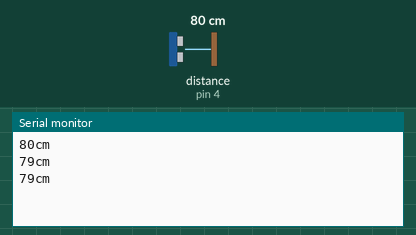
The sketch below on a simulated Arduino Mega 2560, built with avr-gcc and run on an emulated ATmega2560. Parts: the last lines printed to the serial monitor. Wiring (inferred from the names in the program): ultrasonic range finder: trigger pin 4; echo pin 4. Inputs (shaded band) come from the test bench; at power-on: distance to the obstacle (sensor on pin 4) 80 cm. The echo pulse lasts 58.3 µs per cm.

Above: at 1.3 s.
1.4 s: distance to the obstacle (sensor on pin 4) set to 2 cm
At 1.9 s:
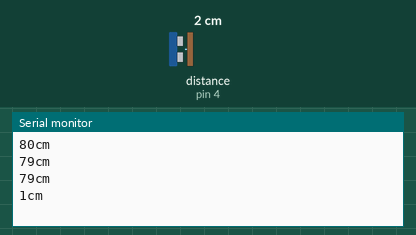
2.9 s: distance to the obstacle (sensor on pin 4) set to 4 cm
At 3.4 s:
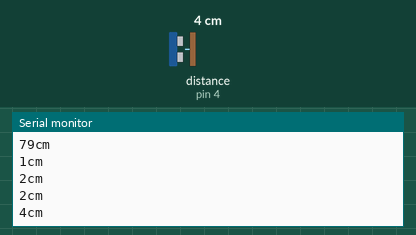
Timing chart, 0 to 5.9 s (numbered marks = the images above; inputs shaded):
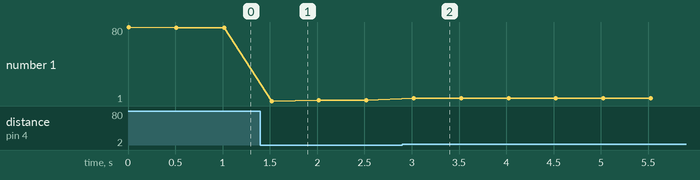

Measured:
- after the input at 1.4 s, the serial monitor: prints a new line after 0.12 s (image 1)
- after the input at 2.9 s, the serial monitor: prints a new line after 0.12 s (image 2)
- plotted number 1: 79 → 2 after the input at 1.4 s, 2 → 4 after the input at 2.9 s

The sketch:

UltraSon.ino
```cpp
/*
 *  Medir distancias mediante el módulo ultrasonidos HC-SR04
 *  conectado a la entrada/salida IO1 "D4", como solo tiene un pin,
 *  une los pines Trigger y ECHO del HC-SR04 y conéctalos al IO1.
 *+--------------------------------+
  |     _.-.,            _.-.,     |
  |    /     \          /     \    |
  |   |       |        |       |   |
  |   |       |  T  E  |       |   |
  |    \     /   r  c   \     /    |
  |     `'-'` +  g  h  - `'-'`     |
  |           |  |  |  |           |
  +-----------|--|--|--|-----------+
              |  |  |  |
              |  |  |  |
              |  ----  |
              |   |    |
              + UsPin  -
 *  XDeSIG 2020
 */

#include "config_B.h" // Definición de todos los recursos de Echidna Shield "config_S.h" Balck "config_B.h"o White "config_W.h"

#define UsPin IO1     // Ultrasonido <->  IO1 = D4

/* Velocidad del sonido en cm/s
 * Este valor depende de la presión atmosferica,
 * Temperatura y humedad.
 * 34320 cm/s a 1Atm a 20ºC y 50%RH
 */
const float sonido = 34320.0;

void setup() {
  // Inicia el monitor serie
  Serial.begin(9600);
}

void loop() {
  pinMode (UsPin, OUTPUT); //Define el pin como salida "Trigger"
  digitalWrite(UsPin, LOW); //Trigger en estado bajo y espera 2 ms
  delayMicroseconds(2);
  digitalWrite(UsPin, HIGH);//Trigger a estado alto y espera 10 ms
  delayMicroseconds(10);
  digitalWrite(UsPin, LOW);   //Trigger en estado bajo.

  pinMode (UsPin, INPUT); //Define el pin como entrada esperando el ECHO

  //  La función pulseIn obtiene el tiempo que tarda en cambiar entre estados, en este caso LOW a HIGH
  unsigned long tiempo = pulseIn(UsPin, HIGH,170000);

   // Obtenemos la distancia en cm,el tiempo lo tenemos en microsegundos lo pasaremos a segundos (1E-6 = 0.000001)

  int distancia = tiempo*1E-6*sonido /2;
  //float distancia = tiempo*1E-6*sonido /2; // si lo queremos con 2 decimales

// enviamos los datos vía serie
  Serial.print(distancia);
  Serial.print("cm");
  Serial.println();
  delay(500);
}
```

config_B.h
```cpp
/*
 * Configuracion de entadas salidas para EhidnaBlack
 * config_B.h xdesig 2020
 */

//*** Salidas ***
#define L_Red 13      //Led rojo
#define L_Orn 12      //Led naranja
#define L_Gre 11      //Led verde

#define RGB_R 9      //Led RGB rojo
#define RGB_G 5      //Led RGB verde
#define RGB_B 6      //Led RGB azul

#define Buzzer 10    //Zumbador, salida sonido


//*** Entradas ***
#define IN A4      //Entrada analógica, salida digital

#define IO1 4       //Entrada/salida digital 1
#define IO2 7      //Entrada/salida digital 2
#define IO3 8      //Entrada/salida digital 3

#define Joy_X A0     //Entrada analógica conectada al joystick X
#define Joy_Y A1     //Entrada analógica conectada al joystick Y

#define Ace_X A2   //Entrada analógica conectada al acelerómetro X
#define Ace_Y A3   //Entrada analógica conectada al acelerómetro X

#define LDR A5     //Entrada analógica conectada a la LDR

#define Temp A6    //Entrada analógica conectada al LM35

#define Mic A7    //Entrada analógica conectada al microfóno

#define SR 2       //Entrada digital conectada al pulsador SR
#define SL 3       //Entrada digital conectada al pulsador SL
```
